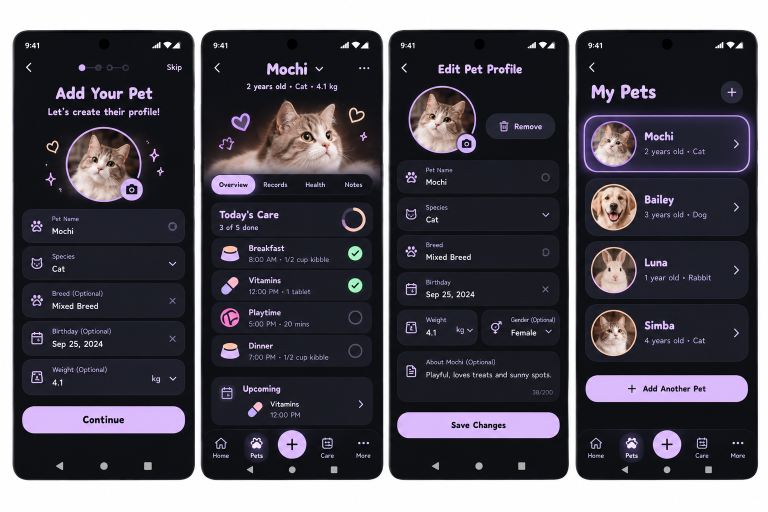
#> input picture docs/phase2/embedded/page-02-image-01.png, 1536 x 1024 px (shown at 1/2 size)
$ python extract_assets.py
#> lines starting #> are read from the running program, lines starting #| are printed output that depends on the picture
"""Crop supplied wireframe artwork for faithful native presentation.

No generative replacements, resizing, or color changes are applied.
"""
from pathlib import Path
from PIL import Image

ROOT = Path(__file__).resolve().parent
OUT = ROOT.parents[1] / 'app/src/main/res/drawable-nodpi'
assets = {
    'pdf_mochi': ('page-02-image-01.png', (1186,247,1271,332)),
    'pdf_bailey': ('page-02-image-01.png', (1185,371,1268,456)),
    'pdf_luna': ('page-02-image-01.png', (1186,499,1269,585)),
    'pdf_simba': ('page-02-image-01.png', (1187,627,1269,710)),
    'pdf_owner': ('page-06-image-01.png', (437,216,494,274)),
    'pdf_mom': ('page-06-image-01.png', (663,216,719,274)),
    'pdf_ate': ('page-06-image-01.png', (438,336,495,391)),
    'pdf_jam': ('page-06-image-01.png', (550,350,607,406)),
    'pdf_reset_cat': ('page-01-image-01.jpeg', (1496,321,1784,501)),
    'pdf_sleeping_cat': ('page-01-image-01.jpeg', (1000,858,1178,980)),
    'pdf_notification_cat': ('page-01-image-02.png', (1255,722,1424,794)),
    'pdf_voice_cat': ('page-02-image-02.png', (843,199,1101,275)),
    'pdf_sound_cat': ('page-02-image-02.png', (1185,759,1274,838)),
    'pdf_folder': ('page-03-image-02.png', (80,387,328,499)),
    'pdf_vaccine_record': ('page-03-image-02.png', (433,190,733,539)),
    'pdf_id_cat': ('page-04-image-01.png', (800,807,889,870)),
    'pdf_offline_cat': ('page-06-image-01.png', (60,235,353,340)),
    'pdf_sync_cat': ('page-06-image-01.png', (279,776,365,846))
}
for name, (source, box) in assets.items():
    Image.open(ROOT / 'embedded' / source).crop(box).save(OUT / (name+'.png'))
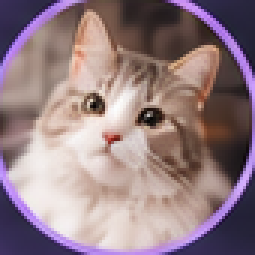
#> saved as pdf_mochi.png: PIL image 85x85 RGB (shown 3 times larger); mean R, G, B 148.2, 126, 131.4
#> (the run stopped early here; a loop or call above may not have finished)
